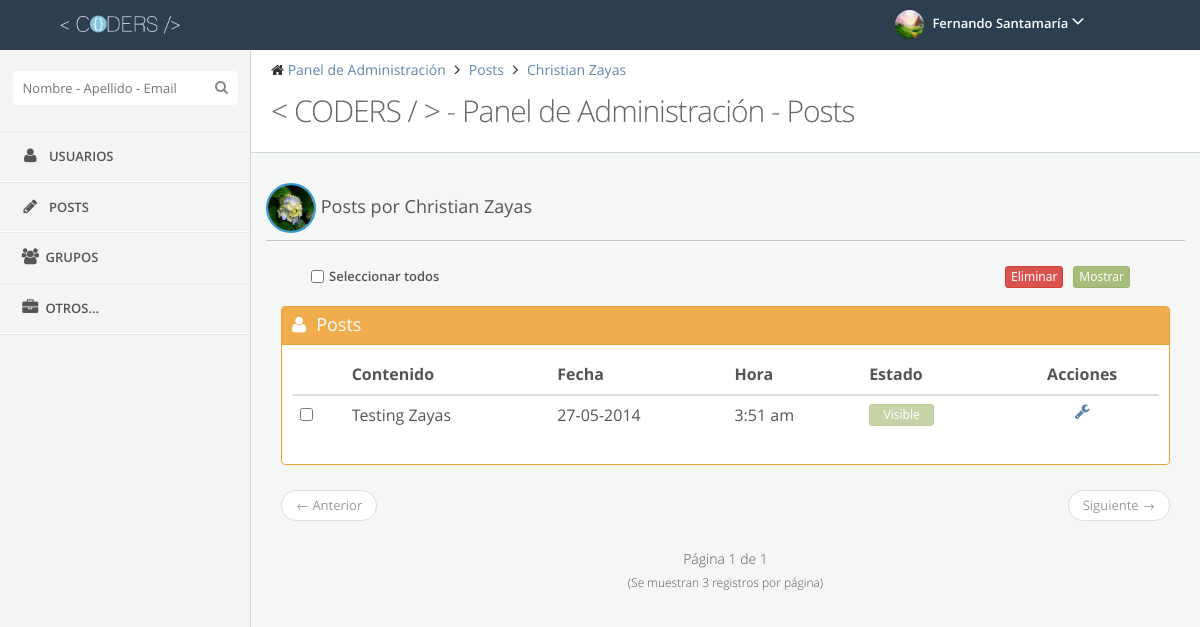
Screenshot of /admin/post/actions.php?user=chr2014za04ch2303313 (signed in) with the database file from the repository.
### tables this page shows
CREATE TABLE IF NOT EXISTS `users` (
  `UserID` varchar(20) NOT NULL,
  `Name` varchar(15) NOT NULL,
  `LastName` varchar(15) NOT NULL,
  `Email` varchar(50) NOT NULL,
  `Pass` varchar(255) NOT NULL,
  `BirthDate` date NOT NULL,
  `Track` tinyint(1) NOT NULL,
  `Admin` tinyint(1) NOT NULL,
  `Block` tinyint(1) NOT NULL,
  PRIMARY KEY (`UserID`),
  UNIQUE KEY `UserID_UNIQUE` (`UserID`)
);

CREATE TABLE IF NOT EXISTS `post` (
  `PostID` varchar(255) NOT NULL,
  `UserID` varchar(20) NOT NULL,
  `Content` longtext NOT NULL,
  `Date` date DEFAULT NULL,
  `Time` time NOT NULL,
  `View` int(11) NOT NULL,
  PRIMARY KEY (`PostID`),
  KEY `UserID_idx` (`UserID`)
);

### admin/post/actions.php (the view, shortened to what this page needs)
<?php
	include("../../BDD.php");
	$query="SELECT Name, LastName FROM users WHERE UserID='".$_GET['user']."'";
	$result=mysql_query($query,$dbconn);
	while ($row=mysql_fetch_array($result)) {
		$fn=$row[0];
		$ln=$row[1];
	}
	$length = 3;
	$page = $_GET["page"];
	if (!$page) {
		 $start = 0;
		 $page=1;
	}
	else {
		$start = ($page - 1) * $length;
	}
?>
﻿<!DOCTYPE html>
<html lang="es">
<head>
	<link rel="stylesheet" type="text/css" href="../../css/style.css" >
	<link rel="stylesheet" type="text/css"  href="../../css/themes/default.css">
	<link rel="stylesheet" type="text/css"  href="../../css/responsive.css" >
	<link href="../../font-awesome/css/font-awesome.min.css" rel="stylesheet">
	<link href='../../css/fonts.css' rel='stylesheet' type='text/css'>
</head>
<body >
<header class="navbar clearfix navbar-fixed-top" id="header">
	<div class="container">
			<div class="navbar-brand">
				<a href="../dashboard/">
					<img src="../../img/logo/logo.png" alt="Coders Logo" class="img-responsive" height="30" width="120">
				</a>
			</div>
			<ul class="nav navbar-nav pull-right">
				<li class="dropdown user" id="header-user">
					<a href="#" class="dropdown-toggle" data-toggle="dropdown">
						<img alt="" src="../../img/avatars/<?php echo $_SESSION['UserID'];?>.jpg" onerror="this.src='../../img/avatars/default.jpg'"/>
						<span class="username"><?php echo $_SESSION['UserName']." ".$_SESSION['UserLast'];?></span>
						<i class="fa fa-angle-down"></i>
					</a>
				</li>
			</ul>
	</div>
</header>
<section id="page">
	<div id="sidebar" class="sidebar sidebar-fixed">
		<div class="sidebar-menu nav-collapse">
			<div class="divide-20"></div>
			<div id="search-bar">
				<input type="text" id="searchbar" class="search" autocomplete="off" placeholder="Nombre - Apellido - Email"><i class="fa fa-search search-icon"></i>
			</div>
			<ul>
				<li>
					<a href="../users/">
						<i class="fa fa-user fa-fw"></i> <span class="menu-text">Usuarios</span>
					</a>
				</li>
				<li>
					<a href="../post/">
						<i class="fa fa-pencil fa-fw"></i> <span class="menu-text">Posts</span>
					</a>
				</li>
				<li>
					<a href="../groups/">
						<i class="fa fa-users fa-fw"></i><span class="menu-text">Grupos</span>
					</a>
				</li>
				<li>
					<a href="#">
						<i class="fa fa-briefcase fa-fw"></i><span class="menu-text">Otros...
						</span>
					</a>
				</li>
			</ul>
		</div>
	</div>
	<div id="main-content">
		<div class="row">
			<div class="container pull-left">
				<div id="content" class="col-lg-12">
					<div class="row">
						<div class="col-sm-12">
							<div class="page-header">
								<ul class="breadcrumb">
									<li>
										<i class="fa fa-home"></i>
										<a href="../dashboard/">Panel de Administración</a>
									</li>
									<li>
										<a href="../post/">Posts</a>
									</li>
									<li>
										<a href="#"><?php echo $fn." ".$ln;?></a>
									</li>
								</ul>
								<div class="clearfix">
									<h3 class="content-title pull-left">
										<span><</span>
										<span>CODERS</span>
										<span>/</span>
										<span>></span>
										 - Panel de Administración - Posts
									</h3>
								</div>
								<div class="divide-20"></div>
							</div>
						</div>
					</div>
					<div class="row">
						<div class="col-xs-12 col-md-12">
							<div class="box">
						    	<div class="box-title small">
									<h4>
									<img class="img-perfil" src="../../img/avatars/<?php echo $_GET['user'];?>.jpg" id="imgUser" onerror="this.src='../../img/avatars/default.jpg'" width="50" height="50">
									Posts por <?php echo $fn." ".$ln;?></h4>
								</div>
							</div>
							<div class="col-xs-12 col-md-12" id="wrapper">
								<form method="POST" action="actions.php?user=<?php echo $_GET['user'];?>">
									<div class="col-xs-12 col-md-12">
										<div class="col-xs-6 col-md-3">
											<input type='checkbox' id='selPost' name="selPost" class="pull-left"><label for="selPost" class="labelMargin">Seleccionar todos</label>
										</div>
										<div class="col-xs-6 col-md-9">
											<input type='submit' name="showPost" class="btn btn-success btn-xs pull-right btnSpace" value="Mostrar">
											<input type='submit' name="delPost" class="btn btn-danger btn-xs pull-right btnSpace" value="Eliminar">
										</div>
									</div>
									<div class="divide-15"></div>
									<div class="box border orange">
										<div class="box-title">
											<h4><i class="fa fa-user"></i>Posts</h4>
										</div>
										<div class="box-body">
											<table class="table" class="users">
												<thead>
													<tr>
														<th></th>
														<th>Contenido</th>
														<th>Fecha</th>
														<th>Hora</th>
														<th>Estado</th>
														<th class="actions">Acciones</th>
													</tr>
												</thead>
												<tbody>
													<?php
														include("../../SQLFunc.php");
														postList($_GET['user'],$start,$length)
													?>
												</tbody>
											  </table>
										</div>
									</div>
									<?php
										paginationPost($_GET['user'],$page,"SELECT content, Date, Time, PostID, View FROM post WHERE UserID='".$_GET['user']."'");
									?>
								</form>
							</div>
						</div>
					</div>
				</div>
			</div>
		</div>
	</div>
</section>
</body>
</html>

### SQLFunc.php (shortened to what this page needs)
<?php
function postList($idf,$start,$length){
	include("../../BDD.php");
	$query="SELECT content, Date, Time, PostID, View FROM post WHERE UserID='".$idf."' LIMIT ".$start.", ".$length." ";
	$result=mysql_query($query,$dbconn);
	while($row=mysql_fetch_array($result)){
		$viewRow=$row[4];
		if ($viewRow=="1") {
			echo "
			<tr>
				<td class='table-rows'><input type='checkbox' name='postIdf[]' value='".$row[3]."'></td>
				<td class='table-rows'>".htmlentities($row[0],ENT_NOQUOTES,"UTF-8")."</td>
				<td class='table-rows'>".date("d-m-Y", strtotime($row[1]))."</td>
				<td class='table-rows'>".date("g:i a", strtotime($row[2]))."</td>
				<td class='table-rows'><input type='button' class='btn btn-success btn-xs' value='Visible' style='width:65px;' disabled></td>
				<td class='actions'><a href='postActions.php?postIdf=".$row[3]."'><i class='fa fa-wrench'></i></a></td>
			</tr>";
		}
	}
}
function paginationPost($idf,$actPage,$querySql){
	include("../../BDD.php");
	$result=mysql_query($querySql,$dbconn);
	$totalPost=mysql_num_rows($result);
	$totalPages=ceil($totalPost / 3);
	if ($totalPages==1){
		echo "<ul class='pager'>
			<li class='previous disabled'><a href=''>&larr; Anterior</a></li>
			<li class='next disabled'><a href=''>Siguiente &rarr;</a></li>
	      </ul>";
	}
	echo "<div class='col-xs-12 col-md-12'>
			<center><h5>Página ".$actPage." de"." ".$totalPages."</h5><h6>(Se muestran 3 registros por página)</h6></center>
		  </div>";
}
?>

### css/themes/default.css (style rules this page uses)
#page { background: none repeat scroll 0 0 #f4f4f4; }
.navbar { background: none repeat scroll 0 0 #2C3E50; border: none; border-radius: 0; margin: 0; }
.navbar .navbar-brand { float: left; font-size: 18px; line-height: 20px; padding: 15px; width: 250px; }
.navbar .navbar-brand img { position: absolute; max-width: 60%; height: 30px; width: 120px; top:10px; left: 60px; }
.navbar .dropdown-toggle { color: #FFFFFF; }
.navbar .dropdown-toggle i { color: #FFFFFF; font-size: 20px; }
.navbar .dropdown-toggle .username { font-weight: 600; }
.navbar .nav.navbar-nav.pull-right { min-width: 300px; }
.dropdown.user a.dropdown-toggle { padding: 10px 10px 11px; }
.dropdown.user img { margin-right: 5px; border-radius: 99px; height: 29px; width: 29px; }
#sidebar { background: none repeat scroll 0 0 #f4f4f4; padding: 0 !important; width: 250px; position: absolute; border-bottom: 1px solid #e7e7e7; }
.sidebar-fixed { position: fixed !important; }
#sidebar * { text-overflow: ellipsis; }
.sidebar-menu > ul { list-style: none; margin: 0; padding: 0; margin-top: 15px; border-bottom: 1px solid #FFFFFF !important; border-top: 1px solid #FFFFFF !important; }
.sidebar-menu > ul > li { display: block; margin: 0; padding: 0; border: 0px; }
.sidebar-menu > ul > li > a { display: block; position: relative; margin: 0; border: 0 none; padding: 15px 15px 15px 20px; text-decoration: none; font-size: 13px; font-weight: 600; text-transform: uppercase; }
.sidebar-menu > ul > li a i { color: #555555; font-size: 16px; margin-right: 5px; }
.sidebar-menu > ul > li > a { border-bottom: 1px solid #ffffff !important; border-top: 1px solid #e7e7e7 !important; color: #555555 !important; }
.sidebar-menu > ul > li:last-child > a { border-bottom: 1px solid transparent !important; }
.sidebar-menu > ul > li a i { color: #555555; }
.sidebar-menu #search-bar { display: block; text-align: center; }
.sidebar-menu #search-bar .search { background: none repeat scroll 0 0 #ffffff; border: 0 none; border-radius: 4px; color: #555555; padding: 8px 10px; width: 90%; margin: 0 auto 10px; padding-right: 30px !important; }
.sidebar-menu #search-bar .search-icon { display: block; font-size: 14px; line-height: 1; position: absolute; right: 22px; top: 29px; color: #888888; }

### rows the page displays
users: Name "Christian", LastName "Zayas"
post: Content "Testing Zayas", Date "27-05-2014", Time "3:51 am"

### other values shown
$_SESSION['UserName'] "Fernando"
$_SESSION['UserLast'] "Santamaría"
$actPage "1"
$totalPages "1"
